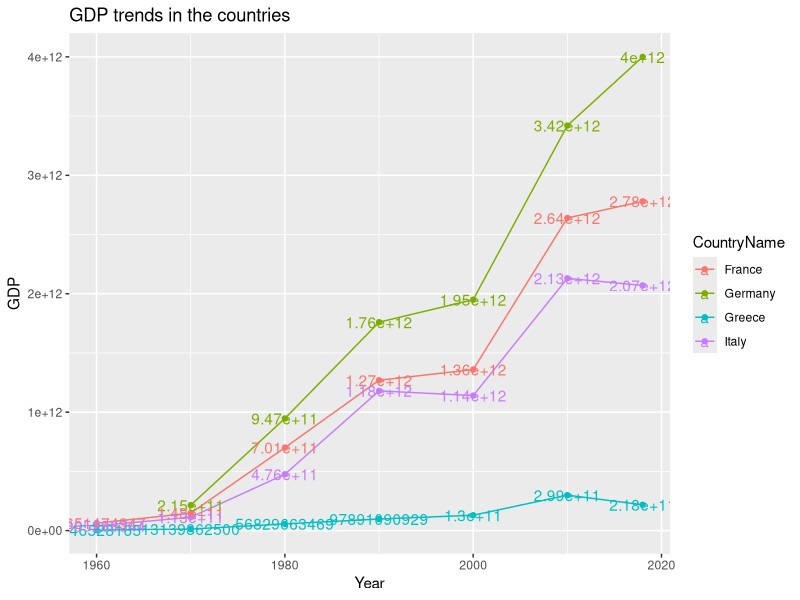
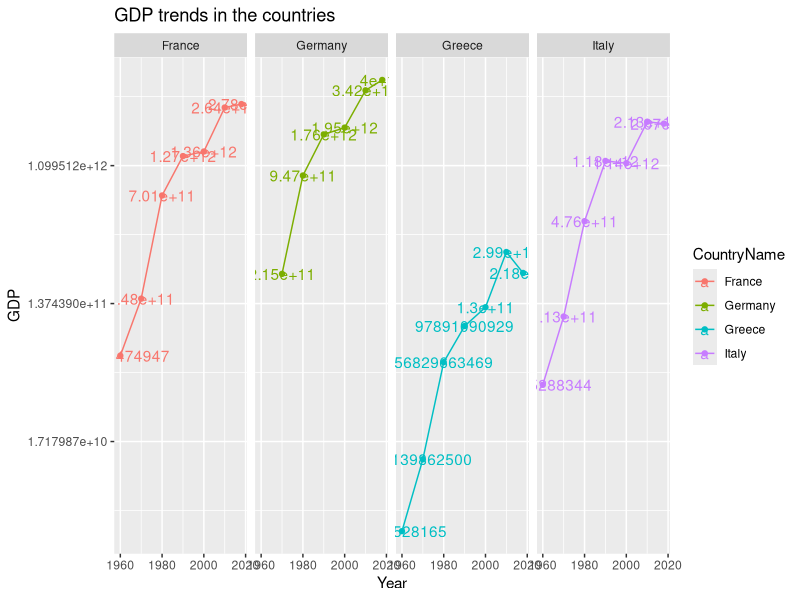
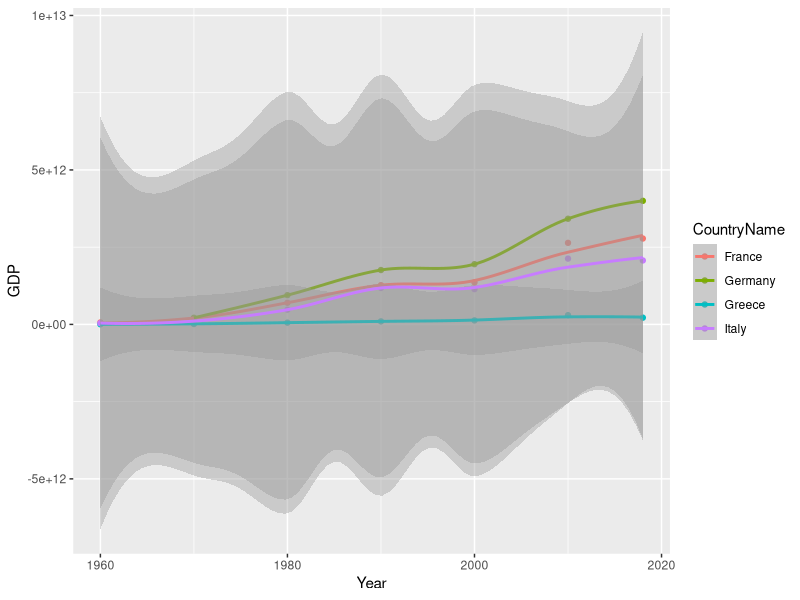
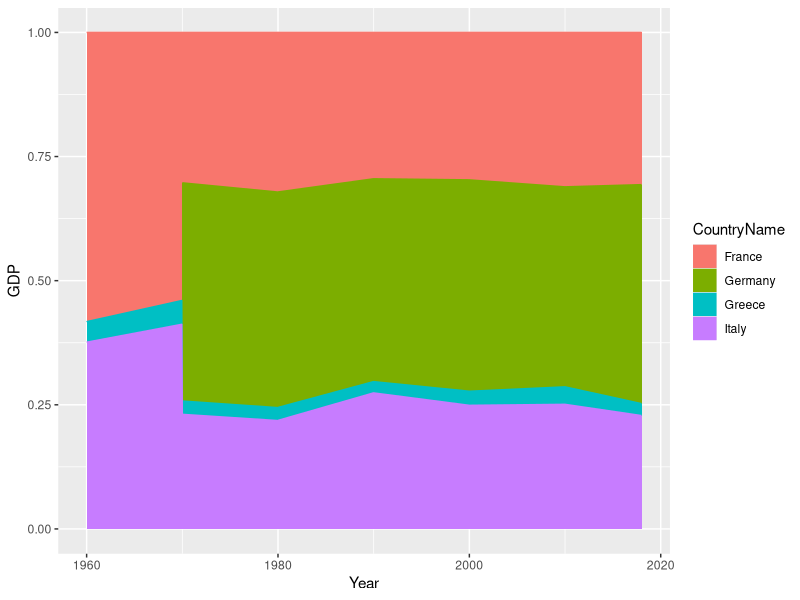
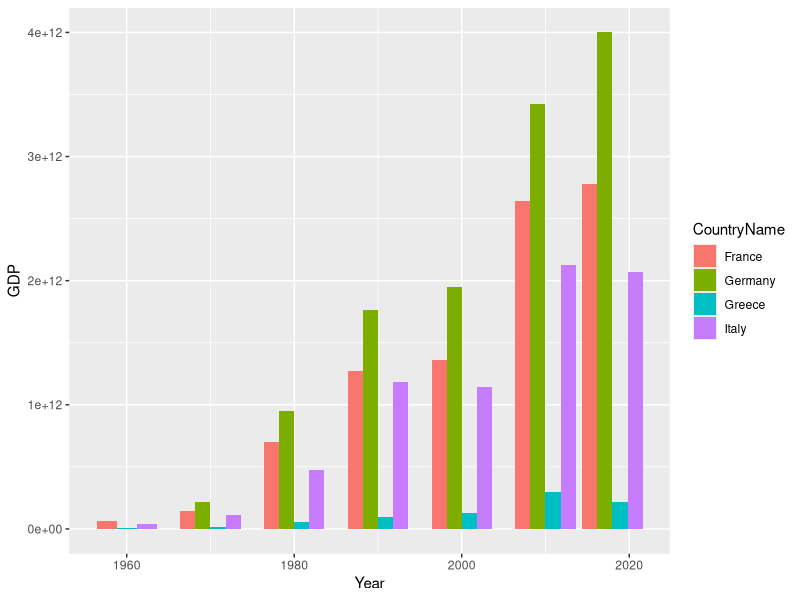
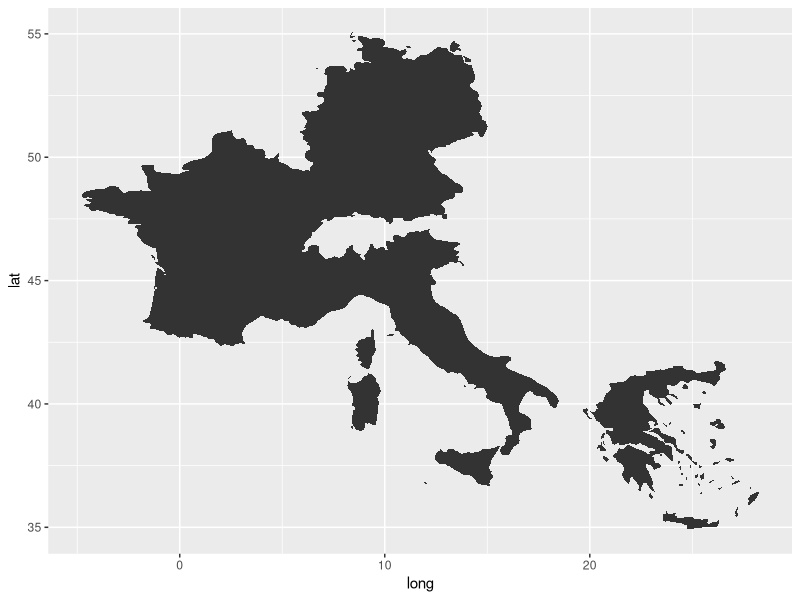
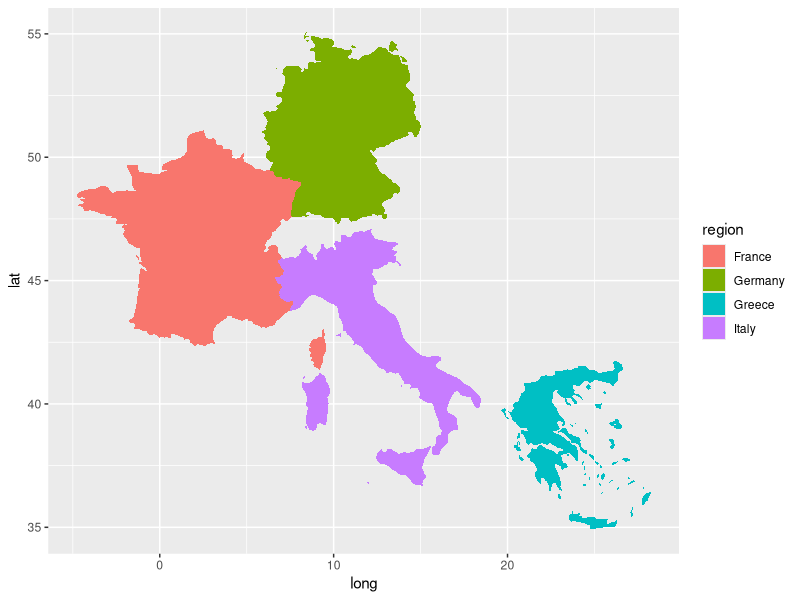
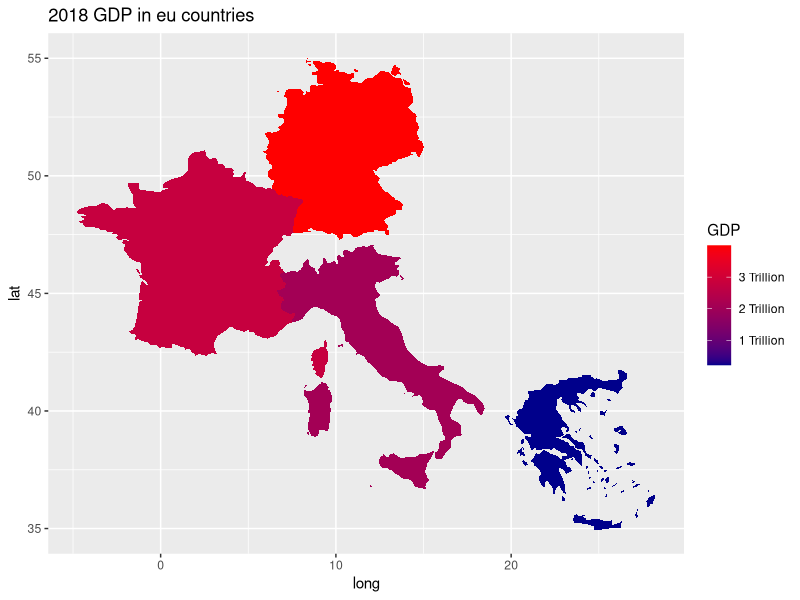

Write R code to recreate these figures, in order.
library(tidyr)
library(dplyr)
library(ggplot2)
setwd("C:/Users/sissy/Desktop/test Git/ADS2_2019-21/Problem_Sets/6")
gdp <- read.csv("GDP.csv",na.strings = "",header = T,check.names = F)
gdp <- gather(gdp,key = "Year",value = "GDP",factor_key = T,-CountryName,convert = T)
gdp.noNA <- drop_na(gdp)
gdp.sub <- dplyr::filter(gdp.noNA,CountryName %in% c("France","Germany","Italy","Greece"),Year %in% c(1960,1970,1980,1990,2000,2010,2018))
summary(gdp.sub)
g <- ggplot(data = gdp.sub,aes(x=Year,y = GDP,color=CountryName))
g1 <- g+geom_point()+geom_line()+geom_text(aes(label=GDP))+labs(title = "GDP trends in the countries")
g1
g2 <- g1+scale_y_continuous(trans = 'log2')+facet_wrap(~CountryName,ncol = 4)
g2
g+geom_point()+geom_smooth(method = "loess")
g+geom_area(aes(fill=CountryName),position = "fill")
ggplot(data = gdp.sub,aes(x = Year,y = GDP))+geom_bar(stat = "identity",aes(group=CountryName,fill=CountryName),position = "dodge")
gdp.2018 <- dplyr::filter(gdp.sub,Year == "2018")
install.packages("maps")
library(maps)
eu_map <- map_data("world",region = c("France","Germany","Italy","Greece"))
ggplot(eu_map,aes(x=long,y=lat,group=group))+geom_polygon()
ggplot(eu_map,aes(x=long,y=lat,group=group))+geom_polygon(aes(fill=region))
gdp.map <- dplyr::left_join(eu_map,gdp.2018,by=c("region"="CountryName"))
gmap <- ggplot(gdp.map,aes(x=long,y=lat,group=group))+geom_polygon(aes(fill=GDP))+labs(title = "2018 GDP in eu countries")+scale_fill_gradient(low = "dark blue",high = "red",breaks=c(1e+12,2e+12,3e+12),labels=c("1 Trillion","2 Trillion","3 Trillion"))
gmap
png("GDP map.png",width = 600,height = 600)
gmap
dev.off()
